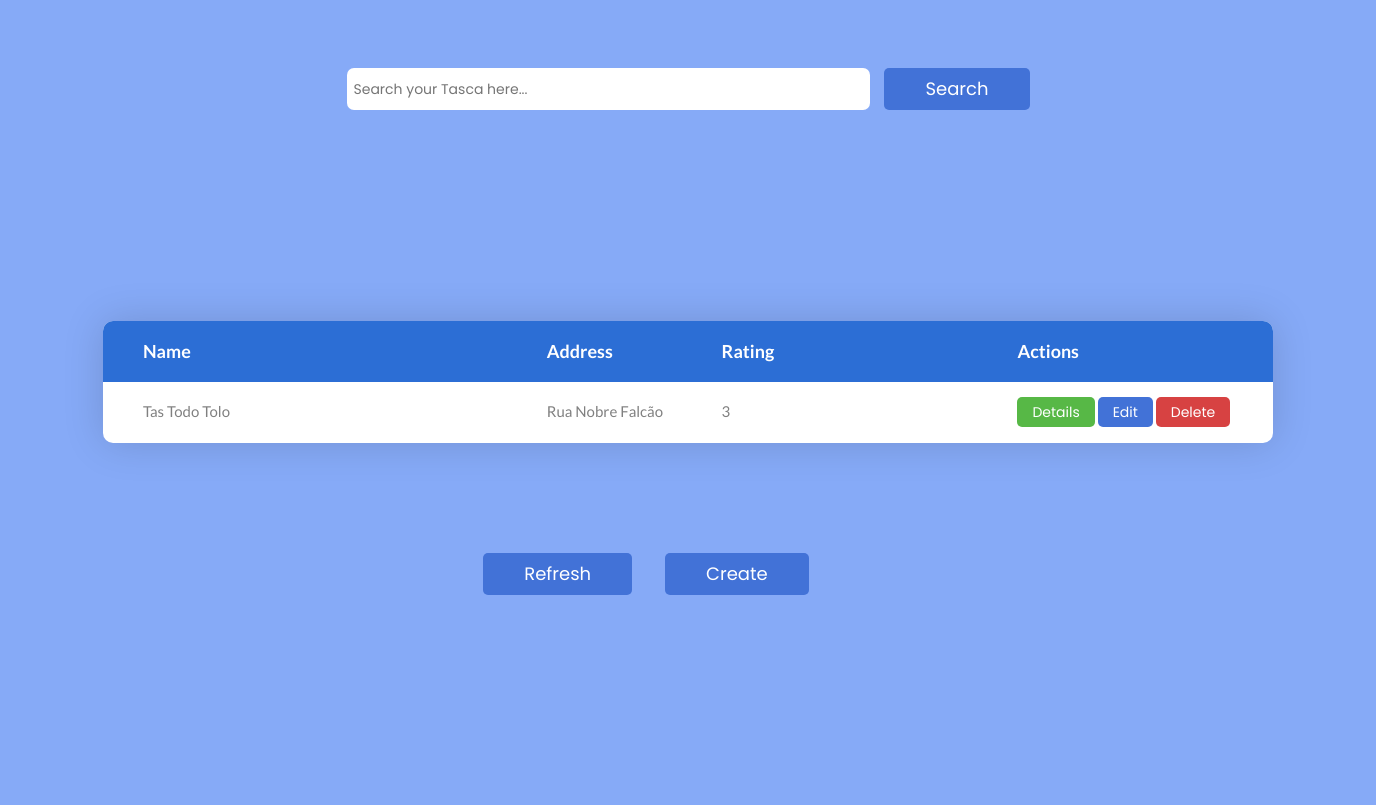
/, run on an earlier commit of the app's database.
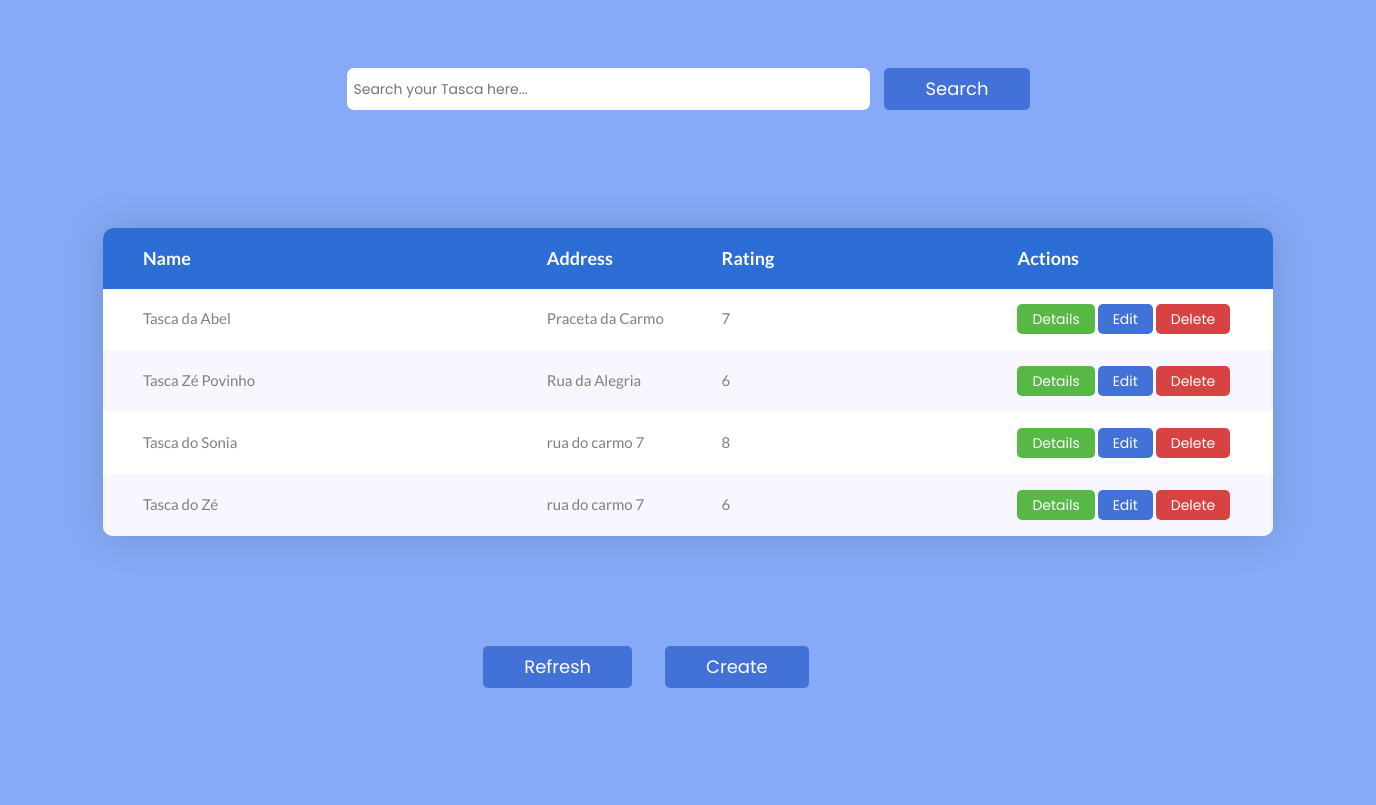
And on a later commit of the database.
### tascasApp/models.py (models this page shows)
class Tasca(models.Model):
      name = models.CharField(max_length=100)
      address = models.CharField(max_length=200)
      rating = models.IntegerField(validators=[MinValueValidator(0), MaxValueValidator(10)])
      tascaPicture = models.ImageField(null=True, blank=True, upload_to='media')

### tascasApp/views.py (the view)
# urls.py: path('', views.index, name='index'),
def index(request):
      searched = request.POST.get('searched', None)
      if searched:
            tascas = Tasca.objects.filter(Q(name__contains=searched) | Q(address__contains=searched))
            if not tascas:
                  print("Nothing")
                  tasca = Tasca.objects.all()
                  context = {
                        'objectList': tasca
                  }
            else:
                  print("Something")
                  context = {
                        'objectList': tascas
                  }
      else:
            tasca = Tasca.objects.all()
            context = {
                  'objectList': tasca
            }
      return render(request, "../templates/html/index.html", context)

### templates/html/index.html (shortened to what this page needs)
{% load static %}
<!DOCTYPE html>
<html lang="en">
<head>
	<link rel="stylesheet" type="text/css" href={% static "vendor/bootstrap/css/bootstrap.min.css" %}>
	<link rel="stylesheet" type="text/css" href={% static "fonts/font-awesome-4.7.0/css/font-awesome.min.css" %}>
	<link rel="stylesheet" type="text/css" href={% static "vendor/animate/animate.css" %}>
	<link rel="stylesheet" type="text/css" href={% static "vendor/select2/select2.min.css" %}>
	<link rel="stylesheet" type="text/css" href={% static "vendor/perfect-scrollbar/perfect-scrollbar.css" %}>
	<link rel="stylesheet" type="text/css" href={% static "css/util.css" %}>
	<link rel="stylesheet" type="text/css" href={% static "css/main.css" %}>
    	<link href={% static "css/material-design-iconic-font.min.css" %} rel="stylesheet" media="all">
    	<link href={% static "css/select2.min.css" %} rel="stylesheet" media="all">
    	<link href={% static "css/main2.css" %} rel="stylesheet" media="all">
</head>
<body style="background: #86aaf7;">
	<div class="limiter">
		<form action="{% url 'index' %}" method='POST' class="search-forms">
			<input class="form-search-tapas" name="searched" type="text" placeholder="Search your Tasca here..."/>
			<button class="btn btn--radius-2 btn--blue" type="submit">Search</button>
		</form>
		<div class="container-table100" style="background: #86aaf7;" >
			<div class="wrap-table100">
				<div class="table100 ver1 m-b-110">
					<div class="table100-head">
						<table>
							<thead>
								<tr class="row100 head">
									<th class="cell100 column1" style="background-color: #2c6ed5">Name</th>
									<th class="cell100 column2" style="background-color: #2c6ed5">Address</th>
									<th class="cell100 column3" style="background-color: #2c6ed5">Rating</th>
									<th class="cell100 column4" style="background-color: #2c6ed5">Actions</th>
								</tr>
							</thead>
						</table>
					</div>
					<div class="table100-body js-pscroll">
						<table>
							<tbody>
								{% for tasca in objectList %}
									<tr class="row100 body">
										<td class="cell100 column1">{{tasca.name}}</td>
										<td class="cell100 column2">{{tasca.address}}</td>
										<td class="cell100 column3">{{tasca.rating}}</td>
										<td class="cell100 column4">
											<button class="btn2 btn--radius-2 btn--green" onclick="location.href='{% url 'detalhes' tasca.id %}'"> Details </button>
											<button class="btn2 btn--radius-2 btn--blue" onclick="location.href='{% url 'edit' tasca.id %}'"> Edit </button>
											<button class="btn2 btn--radius-2 btn--red" onclick="location.href='{% url 'delete' tasca.id %}'"> Delete </button>
										</td>
									</tr>
								{% endfor %}
							</tbody>
						</table>
					</div>
				</div>
				<div class="endButtons">
					<button class="btn btn--radius-2 btn--blue" onclick="location.href='{% url 'index' %}'"> Refresh </button>
					<button class="btn btn--radius-2 btn--blue" onclick="location.href='{% url 'create' %}'"> Create </button>
				</div>
			</div>
		</div>
	</div>
</body>
</html>

What changed in the data, as far as the page shows it:
changed Tasca: name "Tas Todo Tolo" → "Tasca da Abel"; address "Rua Nobre Falcão" → "Praceta da Carmo"; rating "3" → "7"
added Tasca: name "Tasca Zé Povinho", address "Rua da Alegria", rating "6"
added Tasca: name "Tasca do Sonia", address "rua do carmo 7", rating "8"
added Tasca: name "Tasca do Zé", address "rua do carmo 7", rating "6"
